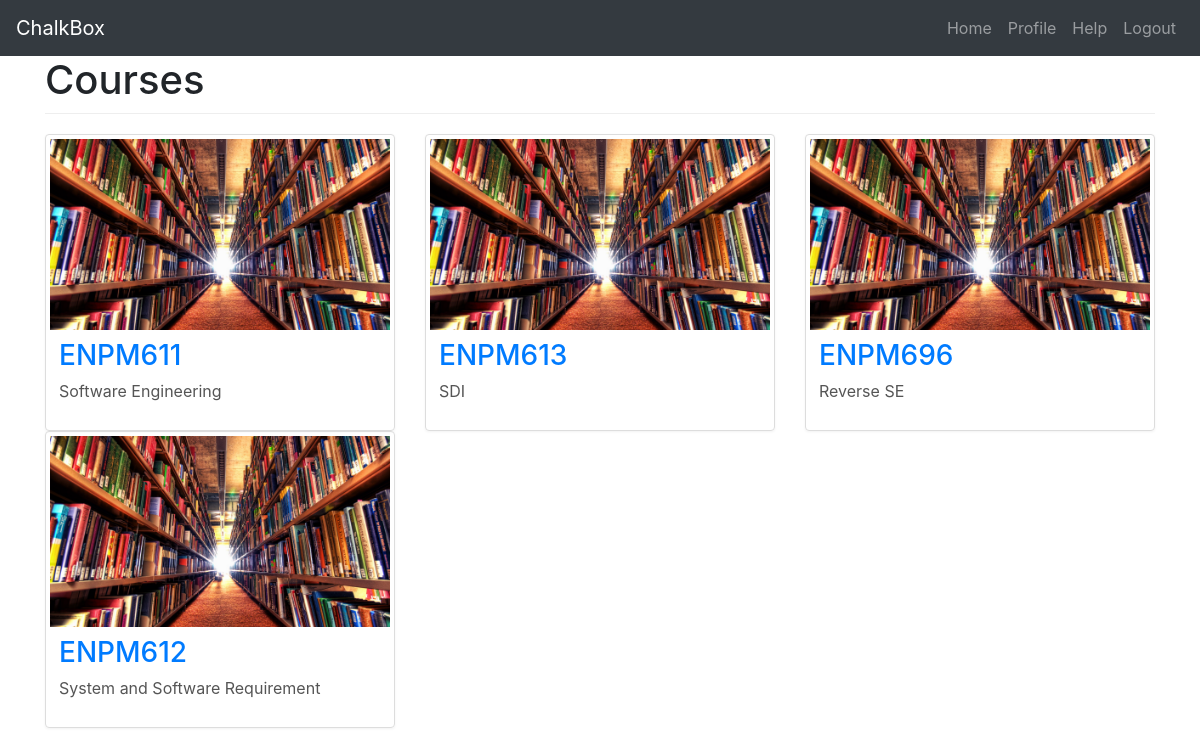
The app's page /courses/ (signed in) with its own data.
### courses/models.py (models this page shows, shortened)
class Course(models.Model):
    assignments = models.ManyToManyField(Assignment, blank=True)
    course_code = models.CharField(max_length=120)
    course_title = models.CharField(max_length=120)
    course_description = models.TextField(blank=True)
    updated     = models.DateTimeField(auto_now=True)
    timestamp   = models.DateTimeField(auto_now_add=True)
    syllabus	= models.FileField(null=True, blank=True)
    def get_absolute_url(self):
    	return reverse("courses:detail", kwargs={"cid": self.id})

### courses/views.py (the view)
def course_home(request):
	user = User(id=request.user.id)
	queryset = user.courses.all()
	context = {
		"object_list": queryset,
		"title": "Courses",
	}
	return render(request, "course/course_home.html", context)

### templates/course/course_home.html
{% extends "base_navbar.html" %}
{% load staticfiles %}
{% block content %}
<div class="container">
	<h1>{{ title }}</h1>
	<div class="row">
			{% for obj in object_list %}
			<div class="col-sm-6 col-md-4">
       		<div class="thumbnail">
       			<img src="{% static 'img/book.jpg' %}" alt>
       			<div class="caption">
       				<h3><a href='{{ obj.get_absolute_url }}'>{{ obj.course_code }}</a></h3>
       				<p>{{ obj.course_title }}</p>
       			</div>
       	    </div>
       		</div>
			{% endfor %}
	</div>
</div>
{% endblock %}

### static_proj/static_root/css/dashboard.css (style rules this page uses)
h1 { padding-bottom: 9px; margin-bottom: 20px; border-bottom: 1px solid #eee; }

### static_proj/static_root/css/navbar-top.css (style rules this page uses)
body { min-height: 75rem; }

### records on screen
Course: course_code "ENPM611", course_title "Software Engineering"
Course: course_code "ENPM613", course_title "SDI"
Course: course_code "ENPM696", course_title "Reverse SE"
Course: course_code "ENPM612", course_title "System and Software Requirement"

### other values on screen
{{ title }} "Courses"
